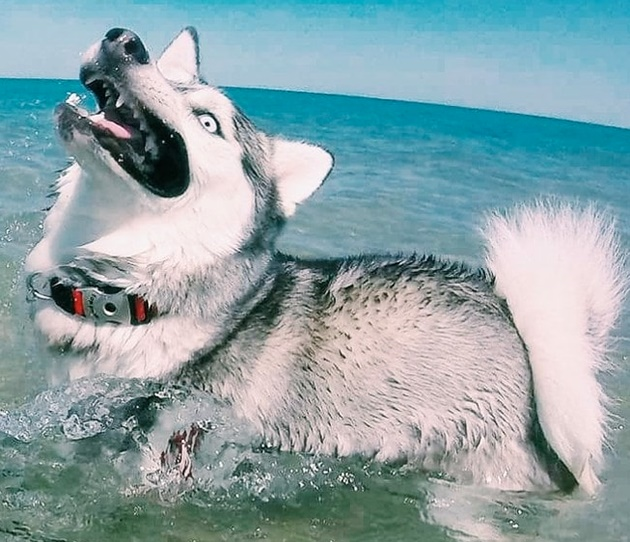
#> input picture Transformations/Transformations/husky.jpg, 630 x 542 px
$ python Transformations.py
#> lines starting #> are read from the running program, lines starting #| are printed output that depends on the picture
import numpy as np
import cv2 as cv
img = cv.imread('husky.jpg', 3)
#> img is the input picture: shape (542, 630, 3); mean B, G, R 168.3, 163.7, 140.4
rows, cols, depth = img.shape
#> rows = 542; cols = 630; depth = 3

# translation
T= np.float32([[1, 0, 100], [0, 1, 50]])
translation = cv.warpAffine(img, T, (cols, rows))
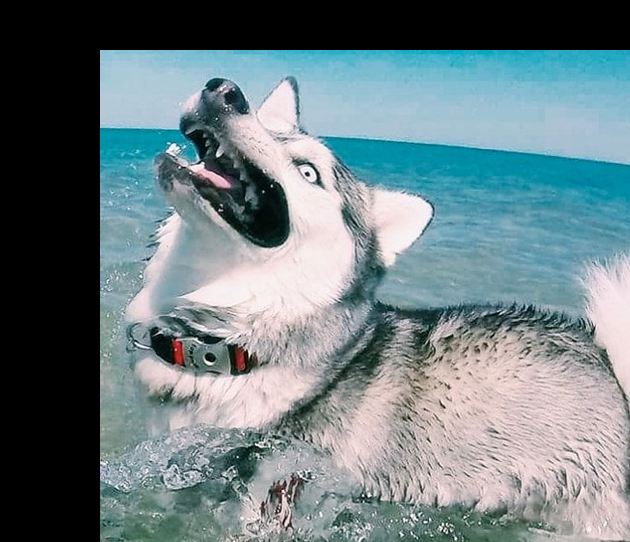
#> translation: shape (542, 630, 3); mean B, G, R 130, 125.6, 108.5
cv.imshow('translation', translation)
cv.imwrite('husky_translation.jpg', translation)
cv.waitKey(0)
cv.destroyAllWindows()


# scaling
scaling = cv.resize(img, None, fx=1.5, fy=0.5,interpolation=cv.INTER_CUBIC)
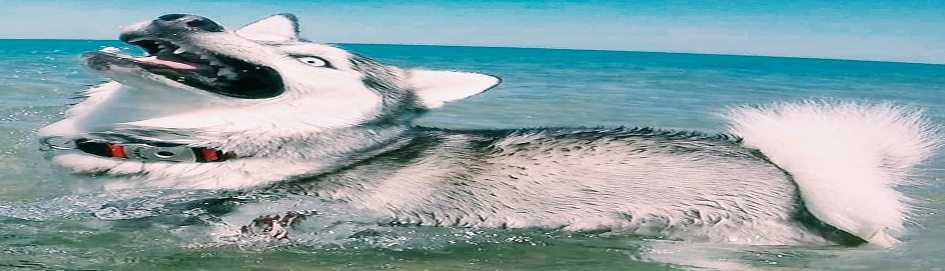
#> scaling: shape (271, 945, 3); mean B, G, R 168.3, 163.7, 140.4
cv.imshow('scaling', scaling)
cv.imwrite('husky_scaling.jpg', scaling)
cv.waitKey(0)
cv.destroyAllWindows()

# rotation
rotation = cv.warpAffine(img, cv.getRotationMatrix2D((cols/2, rows/2),-45, 0.8), (cols, rows))
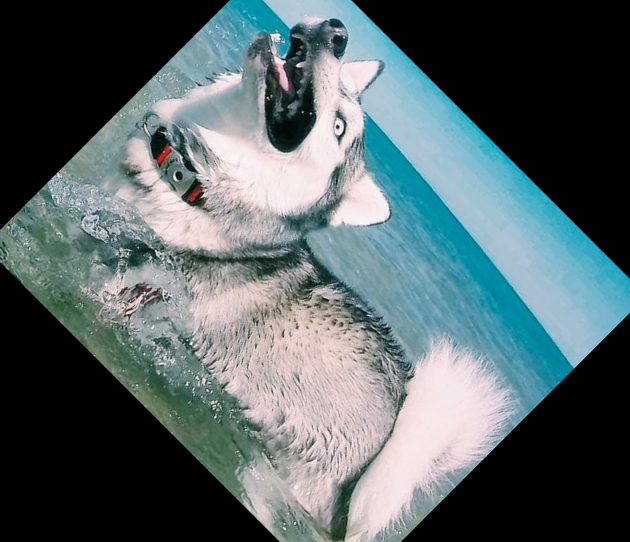
#> rotation: shape (542, 630, 3); mean B, G, R 103.6, 100.8, 86.6
cv.imshow('rotation', rotation)
cv.imwrite('husky_rotation.jpg', rotation)
cv.waitKey(0)
cv.destroyAllWindows()

# mirror
M = np.float32([[-1, 0, cols], [0, 1, 0], [0, 0, 1]])
#> M = [[-1, 0, 630], [0, 1, 0], [0, 0, 1]]
mirror = cv.warpPerspective(img, M, (int(cols), int(rows)))
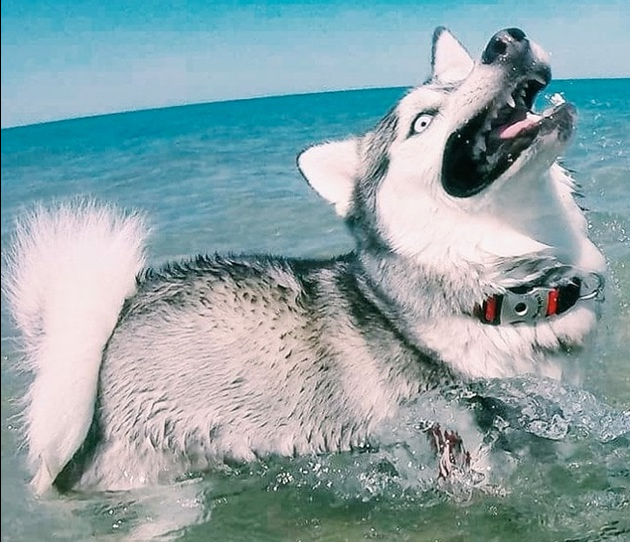
#> mirror: shape (542, 630, 3); mean B, G, R 168, 163.4, 140.2
cv.imshow('mirror', mirror)
cv.imwrite('husky_mirror.jpg', mirror)
cv.waitKey(0)
cv.destroyAllWindows()

# shear in x-aris
Sx = np.float32([[1, 0.3, 0], [0, 1, 0], [0, 0, 1]])
shearx = cv.warpPerspective(img, Sx, (int(cols*1.3), int(rows*1.3)))
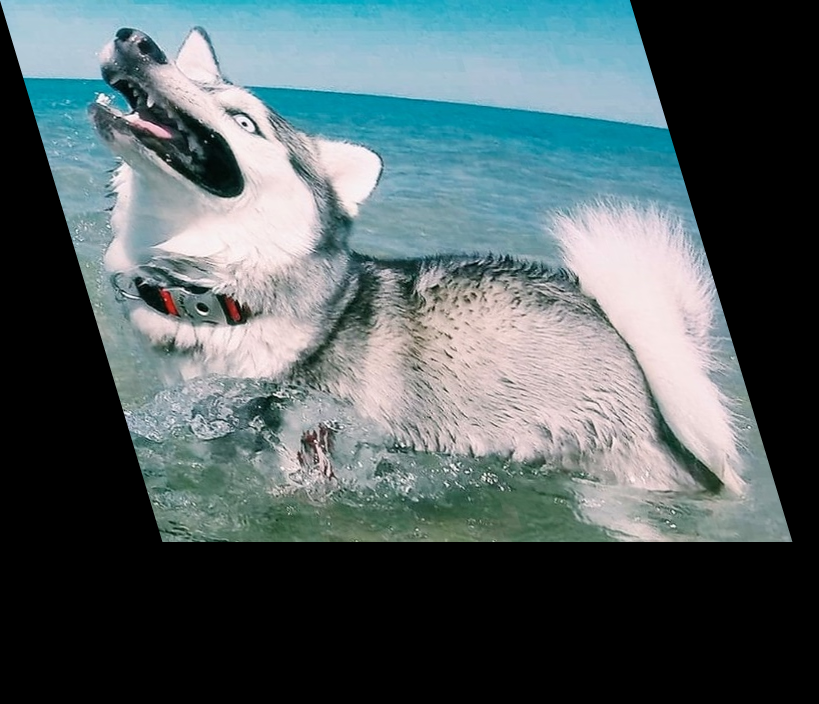
#> shearx: shape (704, 819, 3); mean B, G, R 99.7, 97, 83.1
cv.imshow('shearx', shearx)
cv.imwrite('husky_shearx.jpg', shearx)
cv.waitKey(0)
cv.destroyAllWindows()

# shear in y-aris
Sy = np.float32([[1, 0, 0], [0.3, 1, 0], [0, 0, 1]])
sheary = cv.warpPerspective(img, Sy, (int(cols*1.3), int(rows*1.3)))
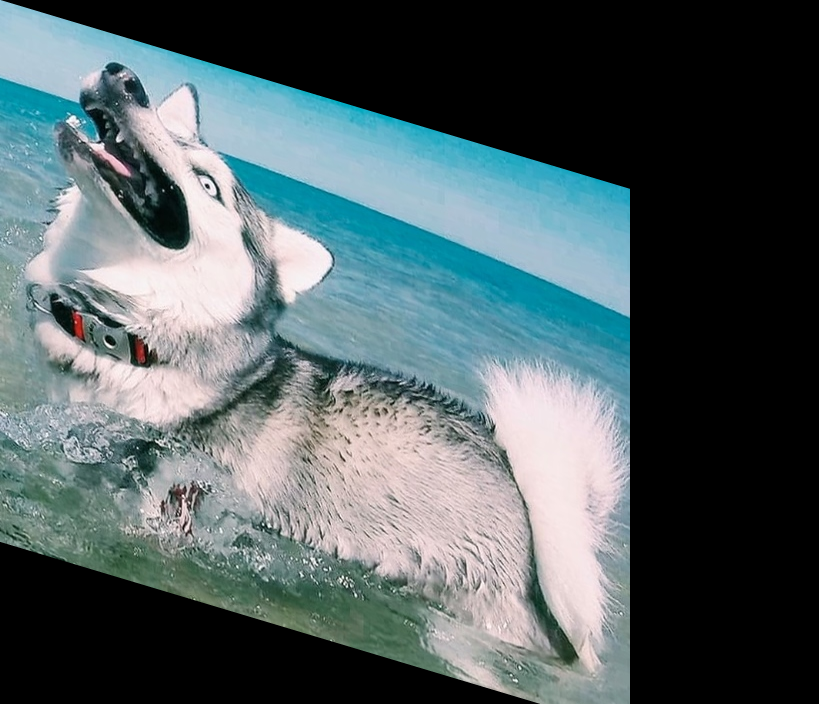
#> sheary: shape (704, 819, 3); mean B, G, R 99.4, 96.7, 82.9
cv.imshow('sheary', sheary)
cv.imwrite('husky_sheary.jpg', sheary)
cv.waitKey(0)
cv.destroyAllWindows()

# projective transformation

P = np.float32([[ 1.6, 0.9, 1.3], [ 0.5, 1.2, 3.6], [0.0008,  0.0009,  1]])
projective = cv.warpPerspective(img, P, (int(cols*1.3), int(rows*1.3)))
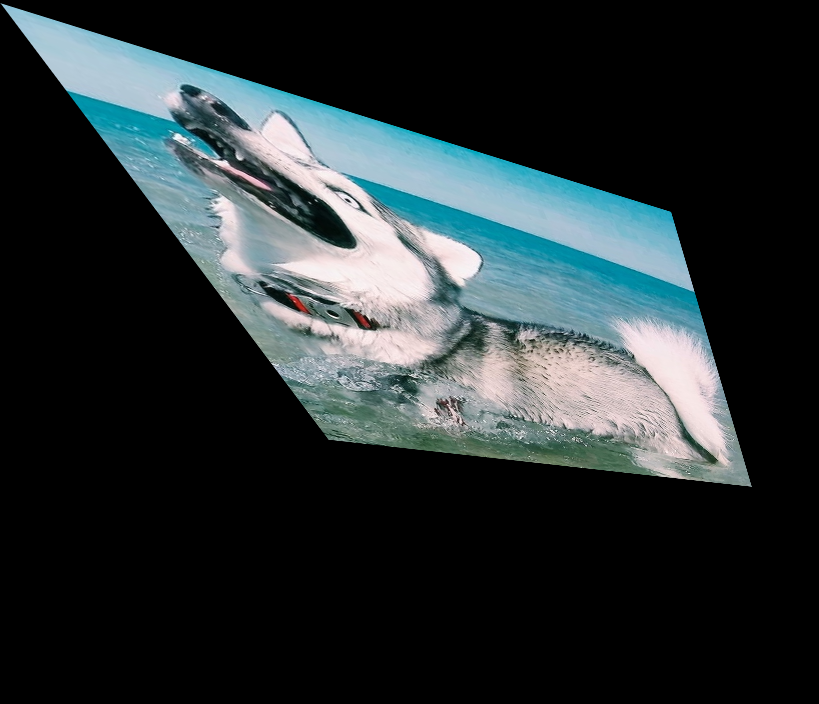
#> projective: shape (704, 819, 3); mean B, G, R 49.9, 48, 39.9
cv.imshow('projective', projective)
cv.imwrite('husky_projective.jpg', projective)
cv.waitKey(0)
cv.destroyAllWindows()
